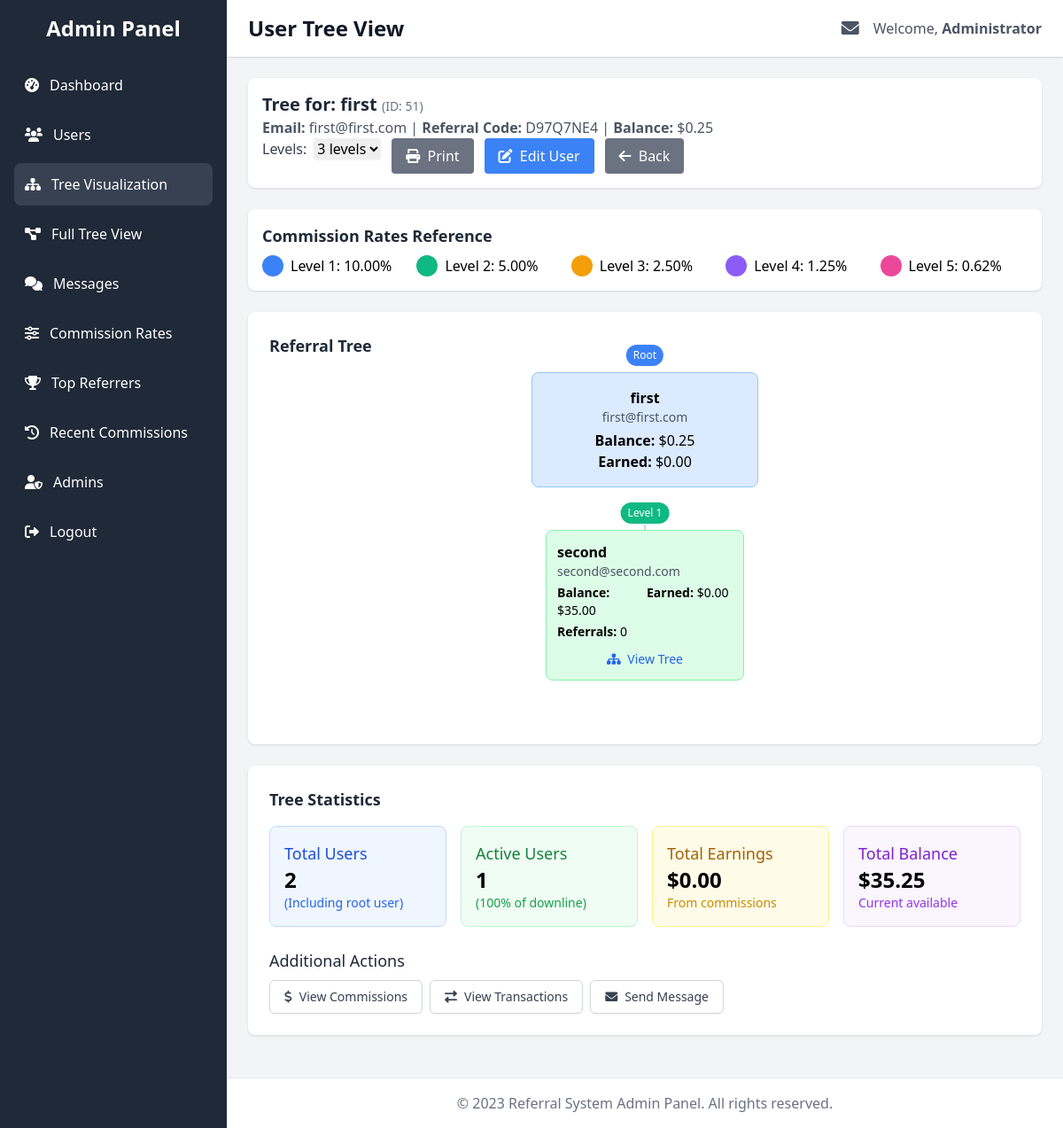
The app's page /admin/user_tree.php?id=51 (signed in) with its own data.
### tables this page shows
CREATE TABLE IF NOT EXISTS `users` (
  `id` int NOT NULL AUTO_INCREMENT,
  `full_name` varchar(100) NOT NULL,
  `email` varchar(100) NOT NULL,
  `referral_code` varchar(20) DEFAULT NULL,
  `referred_by` int DEFAULT NULL,
  `phone` varchar(20) NOT NULL,
  `password` varchar(255) NOT NULL,
  `registration_date` datetime NOT NULL,
  `last_login` datetime DEFAULT NULL,
  `status` enum('active','inactive','suspended') DEFAULT 'active',
  `admin_notes` text,
  `created_at` timestamp NULL DEFAULT CURRENT_TIMESTAMP,
  `login_count` int NOT NULL DEFAULT '0',
  PRIMARY KEY (`id`),
  UNIQUE KEY `email` (`email`)
);

### admin/user_tree.php (the view, shortened to what the rows shown need)
<?php
$userId = isset($_GET['id']) ? intval($_GET['id']) : null;
$maxDepth = isset($_GET['depth']) ? intval($_GET['depth']) : 3;
function getUserTreeData($userId, $maxDepth = 3)
{
  $conn = getConnection();
  try {
    $stmt = $conn->prepare("SELECT id, full_name, email, phone, referral_code FROM users WHERE id = ?");
    $stmt->bind_param("i", $userId);
    $stmt->execute();
    $result = $stmt->get_result();
    $userData = $result->fetch_assoc();
    $stmt = $conn->prepare("SELECT balance FROM wallets WHERE user_id = ?");
    $stmt->bind_param("i", $userId);
    $stmt->execute();
    $result = $stmt->get_result();
    $wallet = $result->fetch_assoc();
    $userData['balance'] = $wallet ? $wallet['balance'] : 0;
    $stmt = $conn->prepare("
            SELECT
                COUNT(*) as count,
                COALESCE(SUM(commission_amount), 0) as total_earned
            FROM tree_commissions
            WHERE user_id = ? AND status = 'paid'
        ");
    $stmt->bind_param("i", $userId);
    $stmt->execute();
    $result = $stmt->get_result();
    $commissions = $result->fetch_assoc();
    $userData['commissions_count'] = $commissions['count'];
    $userData['total_earned'] = $commissions['total_earned'];
    $treeData = buildRecursiveTree($conn, $userId, $maxDepth);
    return [
      'user' => $userData,
      'tree' => $treeData
    ];
  } catch (Exception $e) {
    return ['error' => $e->getMessage()];
  } finally {
    $conn->close();
  }
}
function buildRecursiveTree($conn, $userId, $maxDepth, $currentDepth = 1)
{
  $stmt = $conn->prepare("
        SELECT u.id, u.full_name, u.email, u.referral_code, u.registration_date, u.status
        FROM users u
        WHERE u.referred_by = ?
        ORDER BY u.registration_date DESC
    ");
  $stmt->bind_param("i", $userId);
  $stmt->execute();
  $result = $stmt->get_result();
  $referrals = [];
  while ($row = $result->fetch_assoc()) {
    $walletStmt = $conn->prepare("SELECT balance FROM wallets WHERE user_id = ?");
    $walletStmt->bind_param("i", $row['id']);
    $walletStmt->execute();
    $walletResult = $walletStmt->get_result();
    $wallet = $walletResult->fetch_assoc();
    $row['balance'] = $wallet ? $wallet['balance'] : 0;
    $commStmt = $conn->prepare("
            SELECT
                COUNT(*) as count,
                COALESCE(SUM(commission_amount), 0) as total_earned
            FROM tree_commissions
            WHERE user_id = ? AND status = 'paid'
        ");
    $commStmt->bind_param("i", $row['id']);
    $commStmt->execute();
    $commResult = $commStmt->get_result();
    $commissions = $commResult->fetch_assoc();
    $row['commissions_count'] = $commissions['count'];
    $row['total_earned'] = $commissions['total_earned'];
    $countStmt = $conn->prepare("SELECT COUNT(*) as total FROM users WHERE referred_by = ?");
    $countStmt->bind_param("i", $row['id']);
    $countStmt->execute();
    $countResult = $countStmt->get_result();
    $countData = $countResult->fetch_assoc();
    $row['referral_count'] = $countData['total'];
    $row['level'] = $currentDepth;
    $row['children'] = buildRecursiveTree($conn, $row['id'], $maxDepth, $currentDepth + 1);
    $referrals[] = $row;
  }
  return $referrals;
}
function getCommissionRates()
{
  $conn = getConnection();
  $rates = [];
  try {
    $result = $conn->query("SELECT level, commission_rate FROM referral_structure ORDER BY level");
    while ($row = $result->fetch_assoc()) {
      $rates[$row['level']] = $row['commission_rate'];
    }
    return $rates;
  } catch (Exception $e) {
    return [];
  } finally {
    $conn->close();
  }
}
$treeData = getUserTreeData($userId, $maxDepth);
$commissionRates = getCommissionRates();
?>
<!DOCTYPE html>
<html lang="en">
<head>
  <script src="https://cdn.tailwindcss.com"></script>
  <link rel="stylesheet" href="https://cdnjs.cloudflare.com/ajax/libs/font-awesome/6.0.0-beta3/css/all.min.css">
</head>
<body class="bg-gray-100">
  <div class="min-h-screen flex">
    <div class="w-64 bg-gray-800 text-white no-print">
      <div class="p-4">
        <h2 class="text-2xl font-semibold text-center mb-6">Admin Panel</h2>
      </div>
    </div>
    <div class="flex-1">
      <header class="bg-white shadow no-print">
        <div class="max-w-7xl mx-auto py-4 px-6 flex justify-between items-center">
          <h1 class="text-2xl font-bold text-gray-900">User Tree View</h1>
        </div>
      </header>
      <main class="max-w-7xl mx-auto py-6 px-6">
        <?php if (isset($treeData['error'])): ?>
          <div class="mb-4 bg-red-100 border border-red-400 text-red-700 px-4 py-3 rounded relative">
            <span class="block sm:inline">Error: <?php echo $treeData['error']; ?></span>
          </div>
        <?php else: ?>
          <div class="bg-white shadow rounded-lg p-4 mb-6 no-print">
            <div class="flex flex-wrap items-center justify-between">
              <div>
                <h2 class="text-xl font-semibold text-gray-800">
                  Tree for: <?php echo htmlspecialchars($treeData['user']['full_name']); ?>
                  <span class="text-sm font-normal text-gray-500">
                    (ID: <?php echo $treeData['user']['id']; ?>)
                  </span>
                </h2>
                <p class="text-gray-600">
                  <strong>Email:</strong> <?php echo htmlspecialchars($treeData['user']['email']); ?> |
                  <strong>Referral Code:</strong> <?php echo htmlspecialchars($treeData['user']['referral_code']); ?> |
                  <strong>Balance:</strong> $<?php echo number_format($treeData['user']['balance'], 2); ?>
                </p>
              </div>
              <div class="flex space-x-3 mt-4 md:mt-0">
                <div>
                  <form action="" method="get" class="flex items-center">
                    <label for="depth" class="mr-2 text-gray-700">Levels:</label>
                    <select name="depth" id="depth" class="rounded border-gray-300 shadow-sm focus:border-primary-500 focus:ring focus:ring-primary-200 focus:ring-opacity-50" onchange="this.form.submit()">
                      <?php for ($i = 1; $i <= 5; $i++): ?>
                        <option value="<?php echo $i; ?>" <?php echo $maxDepth == $i ? 'selected' : ''; ?>>
                          <?php echo $i; ?> level<?php echo $i > 1 ? 's' : ''; ?>
                        </option>
                      <?php endfor; ?>
                    </select>
                  </form>
                </div>
                <button onclick="window.print()" class="bg-gray-500 hover:bg-gray-600 text-white py-2 px-4 rounded shadow-sm">
                  <i class="fas fa-print mr-1"></i> Print
                </button>
                <a href="user_edit.php?id=<?php echo $userId; ?>" class="bg-blue-500 hover:bg-blue-600 text-white py-2 px-4 rounded shadow-sm">
                  <i class="fas fa-edit mr-1"></i> Edit User
                </a>
                <a href="admin_dashboard.php?tab=visualization" class="bg-gray-500 hover:bg-gray-600 text-white py-2 px-4 rounded shadow-sm">
                  <i class="fas fa-arrow-left mr-1"></i> Back
                </a>
              </div>
            </div>
          </div>
          <div class="bg-white shadow rounded-lg p-4 mb-6 no-print">
            <h3 class="text-lg font-semibold text-gray-800 mb-2">Commission Rates Reference</h3>
            <div class="grid grid-cols-2 md:grid-cols-5 gap-2">
              <?php foreach ($commissionRates as $level => $rate): ?>
                <div class="flex items-center">
                  <span class="inline-block w-6 h-6 rounded-full level-badge-<?php echo $level; ?> mr-2"></span>
                  <span>Level <?php echo $level; ?>: <?php echo $rate; ?>%</span>
                </div>
              <?php endforeach; ?>
            </div>
          </div>
          <div class="bg-white shadow rounded-lg p-6 overflow-x-auto mb-6">
            <h3 class="text-lg font-semibold text-gray-800 mb-4">Referral Tree</h3>
            <div class="flex justify-center mb-12">
              <div class="relative bg-blue-100 border border-blue-300 rounded-lg p-4 w-64 text-center">
                <span class="absolute -top-8 left-1/2 transform -translate-x-1/2 px-2 py-1 rounded-full text-xs text-white level-badge-1">Root</span>
                <h4 class="font-bold"><?php echo htmlspecialchars($treeData['user']['full_name']); ?></h4>
                <p class="text-sm text-gray-600"><?php echo htmlspecialchars($treeData['user']['email']); ?></p>
                <p class="mt-1"><span class="font-semibold">Balance:</span> $<?php echo number_format($treeData['user']['balance'], 2); ?></p>
                <p><span class="font-semibold">Earned:</span> $<?php echo number_format($treeData['user']['total_earned'], 2); ?></p>
              </div>
            </div>
            <?php if (!empty($treeData['tree'])): ?>
              <div class="tree-container">
                <div class="flex flex-wrap justify-center gap-4 mb-12">
                  <?php foreach ($treeData['tree'] as $level1User): ?>
                    <div class="relative">
                      <div class="bg-green-100 border border-green-300 rounded-lg p-3 w-56 relative">
                        <span class="absolute -top-8 left-1/2 transform -translate-x-1/2 px-2 py-1 rounded-full text-xs text-white level-badge-2">Level 1</span>
                        <h4 class="font-bold"><?php echo htmlspecialchars($level1User['full_name']); ?></h4>
                        <p class="text-sm text-gray-600 truncate"><?php echo htmlspecialchars($level1User['email']); ?></p>
                        <div class="grid grid-cols-2 mt-1 gap-1 text-sm">
                          <p><span class="font-semibold">Balance:</span> $<?php echo number_format($level1User['balance'], 2); ?></p>
                          <p><span class="font-semibold">Earned:</span> $<?php echo number_format($level1User['total_earned'], 2); ?></p>
                        </div>
                        <p class="text-sm mt-1">
                          <span class="font-semibold">Referrals:</span> <?php echo $level1User['referral_count']; ?>
                        </p>
                        <div class="mt-2 text-center">
                          <a href="user_tree.php?id=<?php echo $level1User['id']; ?>" class="text-blue-600 hover:underline text-sm">
                            <i class="fas fa-sitemap mr-1"></i> View Tree
                          </a>
                        </div>
                      </div>
                    </div>
                  <?php endforeach; ?>
                </div>
              </div>
            <?php else: ?>
              <div class="text-center text-gray-500 py-6">
                <p>This user has no referrals yet.</p>
              </div>
            <?php endif; ?>
          </div>
          <div class="bg-white shadow rounded-lg p-6 mb-6">
            <h3 class="text-lg font-semibold text-gray-800 mb-4">Tree Statistics</h3>
            <?php
            $totalUsers = 0;
            $totalEarnings = $treeData['user']['total_earned'];
            $totalBalance = $treeData['user']['balance'];
            $activeUsers = 0;
            function countTreeStats($nodes, &$totalUsers, &$totalEarnings, &$totalBalance, &$activeUsers)
            {
              foreach ($nodes as $node) {
                $totalEarnings += $node['total_earned'];
                $totalBalance += $node['balance'];
              }
            }
            if (!empty($treeData['tree'])) {
              countTreeStats($treeData['tree'], $totalUsers, $totalEarnings, $totalBalance, $activeUsers);
            }
            ?>
            <div class="grid grid-cols-1 md:grid-cols-4 gap-4">
              <div class="bg-blue-50 rounded-lg p-4 border border-blue-200">
                <h4 class="text-blue-700 text-lg font-medium">Total Users</h4>
                <p class="text-2xl font-bold"><?php echo $totalUsers + 1; ?></p>
                <p class="text-blue-600 text-sm">(Including root user)</p>
              </div>
              <div class="bg-green-50 rounded-lg p-4 border border-green-200">
                <h4 class="text-green-700 text-lg font-medium">Active Users</h4>
                <p class="text-2xl font-bold"><?php echo $activeUsers; ?></p>
                <p class="text-green-600 text-sm">
                  (<?php echo $totalUsers > 0 ? round(($activeUsers / $totalUsers) * 100) : 0; ?>% of downline)
                </p>
              </div>
              <div class="bg-yellow-50 rounded-lg p-4 border border-yellow-200">
                <h4 class="text-yellow-700 text-lg font-medium">Total Earnings</h4>
                <p class="text-2xl font-bold">$<?php echo number_format($totalEarnings, 2); ?></p>
                <p class="text-yellow-600 text-sm">From commissions</p>
              </div>
              <div class="bg-purple-50 rounded-lg p-4 border border-purple-200">
                <h4 class="text-purple-700 text-lg font-medium">Total Balance</h4>
                <p class="text-2xl font-bold">$<?php echo number_format($totalBalance, 2); ?></p>
                <p class="text-purple-600 text-sm">Current available</p>
              </div>
            </div>
            <div class="mt-6">
              <h4 class="text-lg font-medium text-gray-800 mb-2">Additional Actions</h4>
              <div class="flex flex-wrap gap-2">
                <a href="user_commissions.php?id=<?php echo $userId; ?>" class="inline-flex items-center px-4 py-2 border border-gray-300 rounded-md shadow-sm text-sm font-medium text-gray-700 bg-white hover:bg-gray-50">
                  <i class="fas fa-dollar-sign mr-2"></i> View Commissions
                </a>
                <a href="user_transactions.php?id=<?php echo $userId; ?>" class="inline-flex items-center px-4 py-2 border border-gray-300 rounded-md shadow-sm text-sm font-medium text-gray-700 bg-white hover:bg-gray-50">
                  <i class="fas fa-exchange-alt mr-2"></i> View Transactions
                </a>
                <a href="admin_messages.php?user_id=<?php echo $userId; ?>" class="inline-flex items-center px-4 py-2 border border-gray-300 rounded-md shadow-sm text-sm font-medium text-gray-700 bg-white hover:bg-gray-50">
                  <i class="fas fa-envelope mr-2"></i> Send Message
                </a>
              </div>
            </div>
          </div>
        <?php endif; ?>
      </main>
    </div>
  </div>
</body>
</html>

### records on screen
users: full_name "first", id "51", email "first@first.com", referral_code "D97Q7NE4"
users: full_name "second", email "second@second.com", balance "35.00", total_earned "0.00", referral_count "0"

### other values on screen
$_SESSION['admin_name'] "Administrator"
$treeData['user']['balance'] "0.25"
$level "1"
$rate "10.00"
$level "2"
$rate "5.00"
$level "3"
$rate "2.50"
$level "4"
$rate "1.25"
$level "5"
$rate "0.62"
$treeData['user']['total_earned'] "0.00"
$totalUsers + 1 "2"
$activeUsers "1"
